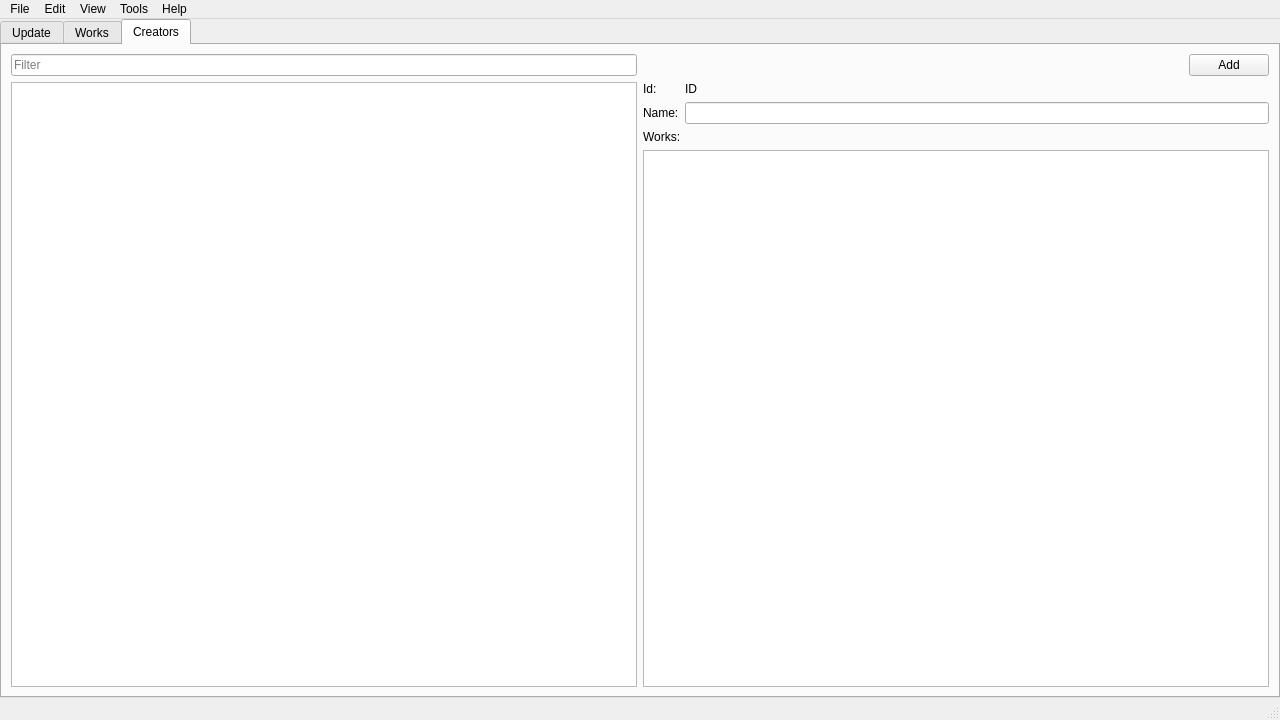
<?xml version="1.0" encoding="UTF-8"?>
<ui version="4.0">
 <class>MainWindow</class>
 <widget class="QMainWindow" name="MainWindow">
  <property name="geometry">
   <rect>
    <x>0</x>
    <y>0</y>
    <width>1280</width>
    <height>720</height>
   </rect>
  </property>
  <property name="minimumSize">
   <size>
    <width>640</width>
    <height>480</height>
   </size>
  </property>
  <property name="windowTitle">
   <string>Tracker</string>
  </property>
  <property name="windowIcon">
   <iconset resource="../../resources/resources.qrc">
    <normaloff>:/general/icon.ico</normaloff>:/general/icon.ico</iconset>
  </property>
  <widget class="QWidget" name="centralwidget">
   <layout class="QVBoxLayout" name="verticalLayout_4">
    <property name="spacing">
     <number>0</number>
    </property>
    <property name="leftMargin">
     <number>0</number>
    </property>
    <property name="topMargin">
     <number>0</number>
    </property>
    <property name="rightMargin">
     <number>0</number>
    </property>
    <property name="bottomMargin">
     <number>0</number>
    </property>
    <item>
     <widget class="QTabWidget" name="tabWidget">
      <property name="currentIndex">
       <number>2</number>
      </property>
      <widget class="QWidget" name="updateTab">
       <attribute name="title">
        <string>Update</string>
       </attribute>
       <layout class="QVBoxLayout" name="verticalLayout">
        <property name="spacing">
         <number>5</number>
        </property>
        <property name="leftMargin">
         <number>5</number>
        </property>
        <property name="topMargin">
         <number>5</number>
        </property>
        <property name="rightMargin">
         <number>5</number>
        </property>
        <property name="bottomMargin">
         <number>5</number>
        </property>
        <item>
         <widget class="QLineEdit" name="updateSearchLineEdit">
          <property name="minimumSize">
           <size>
            <width>0</width>
            <height>30</height>
           </size>
          </property>
          <property name="font">
           <font>
            <family>Consolas</family>
            <pointsize>11</pointsize>
            <kerning>true</kerning>
           </font>
          </property>
          <property name="placeholderText">
           <string>Search</string>
          </property>
          <property name="clearButtonEnabled">
           <bool>true</bool>
          </property>
         </widget>
        </item>
        <item>
         <widget class="QScrollArea" name="updateScrollArea">
          <property name="frameShape">
           <enum>QFrame::NoFrame</enum>
          </property>
          <property name="frameShadow">
           <enum>QFrame::Plain</enum>
          </property>
          <property name="lineWidth">
           <number>0</number>
          </property>
          <property name="verticalScrollBarPolicy">
           <enum>Qt::ScrollBarAsNeeded</enum>
          </property>
          <property name="horizontalScrollBarPolicy">
           <enum>Qt::ScrollBarAlwaysOff</enum>
          </property>
          <property name="widgetResizable">
           <bool>true</bool>
          </property>
          <property name="alignment">
           <set>Qt::AlignCenter</set>
          </property>
          <widget class="QWidget" name="updateContentsWidget">
           <property name="geometry">
            <rect>
             <x>0</x>
             <y>0</y>
             <width>1266</width>
             <height>587</height>
            </rect>
           </property>
           <layout class="QVBoxLayout" name="verticalLayout_2">
            <property name="spacing">
             <number>15</number>
            </property>
            <property name="leftMargin">
             <number>7</number>
            </property>
            <property name="topMargin">
             <number>7</number>
            </property>
            <property name="rightMargin">
             <number>7</number>
            </property>
            <property name="bottomMargin">
             <number>7</number>
            </property>
           </layout>
          </widget>
         </widget>
        </item>
       </layout>
      </widget>
      <widget class="QWidget" name="worksTab">
       <attribute name="title">
        <string>Works</string>
       </attribute>
       <layout class="QHBoxLayout" name="horizontalLayout_2" stretch="1,1">
        <item>
         <layout class="QVBoxLayout" name="verticalLayout_1">
          <item>
           <layout class="QHBoxLayout" name="horizontalLayout" stretch="3,1,1,1">
            <item>
             <widget class="QLineEdit" name="worksFilterLineEdit">
              <property name="enabled">
               <bool>true</bool>
              </property>
              <property name="placeholderText">
               <string>Filter</string>
              </property>
             </widget>
            </item>
            <item>
             <widget class="QComboBox" name="worksFilterStatusComboBox">
              <property name="currentIndex">
               <number>0</number>
              </property>
              <item>
               <property name="text">
                <string>Any Status</string>
               </property>
              </item>
              <item>
               <property name="text">
                <string>Reading</string>
               </property>
              </item>
              <item>
               <property name="text">
                <string>Completed</string>
               </property>
              </item>
             </widget>
            </item>
            <item>
             <widget class="QComboBox" name="worksFilterTypeComboBox">
              <item>
               <property name="text">
                <string>Any Type</string>
               </property>
              </item>
              <item>
               <property name="text">
                <string>Series</string>
               </property>
              </item>
              <item>
               <property name="text">
                <string>One Shot</string>
               </property>
              </item>
              <item>
               <property name="text">
                <string>Anthology</string>
               </property>
              </item>
             </widget>
            </item>
            <item>
             <widget class="QComboBox" name="worksFilterByComboBox">
              <property name="currentIndex">
               <number>0</number>
              </property>
              <item>
               <property name="text">
                <string>Name</string>
               </property>
              </item>
              <item>
               <property name="text">
                <string>Chapter</string>
               </property>
              </item>
              <item>
               <property name="text">
                <string>Creator</string>
               </property>
              </item>
              <item>
               <property name="text">
                <string>Grouping</string>
               </property>
              </item>
             </widget>
            </item>
           </layout>
          </item>
          <item>
           <widget class="QTableWidget" name="worksTableWidget">
            <property name="contextMenuPolicy">
             <enum>Qt::CustomContextMenu</enum>
            </property>
            <property name="editTriggers">
             <set>QAbstractItemView::NoEditTriggers</set>
            </property>
            <property name="alternatingRowColors">
             <bool>true</bool>
            </property>
            <property name="selectionMode">
             <enum>QAbstractItemView::SingleSelection</enum>
            </property>
            <property name="showGrid">
             <bool>false</bool>
            </property>
            <property name="gridStyle">
             <enum>Qt::NoPen</enum>
            </property>
            <property name="cornerButtonEnabled">
             <bool>false</bool>
            </property>
            <attribute name="verticalHeaderVisible">
             <bool>false</bool>
            </attribute>
            <attribute name="verticalHeaderHighlightSections">
             <bool>false</bool>
            </attribute>
            <column>
             <property name="text">
              <string>Name</string>
             </property>
            </column>
            <column>
             <property name="text">
              <string>Chapter</string>
             </property>
            </column>
           </widget>
          </item>
         </layout>
        </item>
        <item>
         <layout class="QVBoxLayout" name="verticalLayout_3">
          <item>
           <layout class="QHBoxLayout" name="horizontalLayout_3">
            <item>
             <spacer name="horizontalSpacer">
              <property name="orientation">
               <enum>Qt::Horizontal</enum>
              </property>
              <property name="sizeHint" stdset="0">
               <size>
                <width>40</width>
                <height>20</height>
               </size>
              </property>
             </spacer>
            </item>
            <item>
             <widget class="QPushButton" name="worksAddButton">
              <property name="sizePolicy">
               <sizepolicy hsizetype="Maximum" vsizetype="Fixed">
                <horstretch>0</horstretch>
                <verstretch>0</verstretch>
               </sizepolicy>
              </property>
              <property name="text">
               <string>Add</string>
              </property>
             </widget>
            </item>
           </layout>
          </item>
          <item>
           <layout class="QFormLayout" name="formLayout">
            <item row="0" column="0">
             <widget class="QLabel" name="label_15">
              <property name="text">
               <string>Id:</string>
              </property>
             </widget>
            </item>
            <item row="1" column="0">
             <widget class="QLabel" name="label_17">
              <property name="text">
               <string>Name:</string>
              </property>
             </widget>
            </item>
            <item row="1" column="1">
             <widget class="QLineEdit" name="worksNameLineEdit">
              <property name="enabled">
               <bool>false</bool>
              </property>
              <property name="sizePolicy">
               <sizepolicy hsizetype="Expanding" vsizetype="Fixed">
                <horstretch>0</horstretch>
                <verstretch>0</verstretch>
               </sizepolicy>
              </property>
             </widget>
            </item>
            <item row="2" column="0">
             <widget class="QLabel" name="label_18">
              <property name="text">
               <string>Status:</string>
              </property>
             </widget>
            </item>
            <item row="2" column="1">
             <widget class="QComboBox" name="worksStatusComboBox">
              <property name="enabled">
               <bool>false</bool>
              </property>
              <property name="sizePolicy">
               <sizepolicy hsizetype="Maximum" vsizetype="Fixed">
                <horstretch>0</horstretch>
                <verstretch>0</verstretch>
               </sizepolicy>
              </property>
              <item>
               <property name="text">
                <string>Reading</string>
               </property>
              </item>
              <item>
               <property name="text">
                <string>Completed</string>
               </property>
              </item>
             </widget>
            </item>
            <item row="3" column="0">
             <widget class="QLabel" name="label_19">
              <property name="text">
               <string>Type:</string>
              </property>
             </widget>
            </item>
            <item row="3" column="1">
             <widget class="QComboBox" name="worksTypeComboBox">
              <property name="enabled">
               <bool>false</bool>
              </property>
              <property name="sizePolicy">
               <sizepolicy hsizetype="Maximum" vsizetype="Fixed">
                <horstretch>0</horstretch>
                <verstretch>0</verstretch>
               </sizepolicy>
              </property>
              <item>
               <property name="text">
                <string>Series</string>
               </property>
              </item>
              <item>
               <property name="text">
                <string>One Shot</string>
               </property>
              </item>
              <item>
               <property name="text">
                <string>Anthology</string>
               </property>
              </item>
             </widget>
            </item>
            <item row="4" column="0">
             <widget class="QLabel" name="label_20">
              <property name="text">
               <string>Grouping:</string>
              </property>
             </widget>
            </item>
            <item row="4" column="1">
             <widget class="QLineEdit" name="worksGroupingLineEdit">
              <property name="enabled">
               <bool>false</bool>
              </property>
             </widget>
            </item>
            <item row="5" column="0">
             <widget class="QLabel" name="label_21">
              <property name="text">
               <string>Chapter:</string>
              </property>
             </widget>
            </item>
            <item row="5" column="1">
             <widget class="QLineEdit" name="worksChapterLineEdit">
              <property name="enabled">
               <bool>false</bool>
              </property>
             </widget>
            </item>
            <item row="6" column="0">
             <widget class="QLabel" name="label_22">
              <property name="text">
               <string>Updated:</string>
              </property>
             </widget>
            </item>
            <item row="6" column="1">
             <widget class="QLabel" name="worksUpdatedLabel">
              <property name="sizePolicy">
               <sizepolicy hsizetype="Preferred" vsizetype="Fixed">
                <horstretch>0</horstretch>
                <verstretch>0</verstretch>
               </sizepolicy>
              </property>
              <property name="text">
               <string>DATE</string>
              </property>
              <property name="textInteractionFlags">
               <set>Qt::LinksAccessibleByMouse|Qt::TextSelectableByMouse</set>
              </property>
             </widget>
            </item>
            <item row="7" column="0">
             <widget class="QLabel" name="label_24">
              <property name="text">
               <string>Added:</string>
              </property>
             </widget>
            </item>
            <item row="7" column="1">
             <widget class="QLabel" name="worksAddedLabel">
              <property name="sizePolicy">
               <sizepolicy hsizetype="Preferred" vsizetype="Fixed">
                <horstretch>0</horstretch>
                <verstretch>0</verstretch>
               </sizepolicy>
              </property>
              <property name="text">
               <string>DATE</string>
              </property>
              <property name="textInteractionFlags">
               <set>Qt::LinksAccessibleByMouse|Qt::TextSelectableByMouse</set>
              </property>
             </widget>
            </item>
            <item row="0" column="1">
             <widget class="QLabel" name="worksIdLabel">
              <property name="sizePolicy">
               <sizepolicy hsizetype="Preferred" vsizetype="Fixed">
                <horstretch>0</horstretch>
                <verstretch>0</verstretch>
               </sizepolicy>
              </property>
              <property name="text">
               <string>ID</string>
              </property>
              <property name="textInteractionFlags">
               <set>Qt::LinksAccessibleByMouse|Qt::TextSelectableByMouse</set>
              </property>
             </widget>
            </item>
           </layout>
          </item>
          <item>
           <layout class="QHBoxLayout" name="horizontalLayout_10" stretch="1,1">
            <item>
             <layout class="QVBoxLayout" name="verticalLayout_9">
              <property name="leftMargin">
               <number>2</number>
              </property>
              <property name="topMargin">
               <number>2</number>
              </property>
              <property name="rightMargin">
               <number>2</number>
              </property>
              <property name="bottomMargin">
               <number>2</number>
              </property>
              <item>
               <layout class="QHBoxLayout" name="horizontalLayout_14" stretch="3,1">
                <item>
                 <widget class="QLabel" name="label_10">
                  <property name="sizePolicy">
                   <sizepolicy hsizetype="Preferred" vsizetype="Minimum">
                    <horstretch>0</horstretch>
                    <verstretch>0</verstretch>
                   </sizepolicy>
                  </property>
                  <property name="text">
                   <string>Author(s):</string>
                  </property>
                 </widget>
                </item>
                <item>
                 <widget class="QPushButton" name="worksAuthorAddButton">
                  <property name="enabled">
                   <bool>false</bool>
                  </property>
                  <property name="sizePolicy">
                   <sizepolicy hsizetype="Minimum" vsizetype="Fixed">
                    <horstretch>0</horstretch>
                    <verstretch>0</verstretch>
                   </sizepolicy>
                  </property>
                  <property name="text">
                   <string>Add</string>
                  </property>
                 </widget>
                </item>
               </layout>
              </item>
              <item>
               <widget class="QListWidget" name="worksAuthorListWidget">
                <property name="enabled">
                 <bool>false</bool>
                </property>
                <property name="sizePolicy">
                 <sizepolicy hsizetype="Preferred" vsizetype="Preferred">
                  <horstretch>0</horstretch>
                  <verstretch>0</verstretch>
                 </sizepolicy>
                </property>
                <property name="frameShadow">
                 <enum>QFrame::Plain</enum>
                </property>
                <property name="lineWidth">
                 <number>2</number>
                </property>
                <property name="editTriggers">
                 <set>QAbstractItemView::DoubleClicked</set>
                </property>
                <property name="showDropIndicator" stdset="0">
                 <bool>false</bool>
                </property>
                <property name="alternatingRowColors">
                 <bool>true</bool>
                </property>
               </widget>
              </item>
              <item>
               <spacer name="verticalSpacer">
                <property name="orientation">
                 <enum>Qt::Vertical</enum>
                </property>
                <property name="sizeType">
                 <enum>QSizePolicy::Expanding</enum>
                </property>
                <property name="sizeHint" stdset="0">
                 <size>
                  <width>20</width>
                  <height>16777215</height>
                 </size>
                </property>
               </spacer>
              </item>
             </layout>
            </item>
            <item>
             <layout class="QVBoxLayout" name="verticalLayout_8">
              <property name="leftMargin">
               <number>2</number>
              </property>
              <property name="topMargin">
               <number>2</number>
              </property>
              <property name="rightMargin">
               <number>2</number>
              </property>
              <property name="bottomMargin">
               <number>2</number>
              </property>
              <item>
               <layout class="QHBoxLayout" name="horizontalLayout_15" stretch="3,1">
                <item>
                 <widget class="QLabel" name="label_11">
                  <property name="sizePolicy">
                   <sizepolicy hsizetype="Preferred" vsizetype="Minimum">
                    <horstretch>0</horstretch>
                    <verstretch>0</verstretch>
                   </sizepolicy>
                  </property>
                  <property name="text">
                   <string>Artist(s):</string>
                  </property>
                 </widget>
                </item>
                <item>
                 <widget class="QPushButton" name="worksArtistAddButton">
                  <property name="enabled">
                   <bool>false</bool>
                  </property>
                  <property name="text">
                   <string>Add</string>
                  </property>
                 </widget>
                </item>
               </layout>
              </item>
              <item>
               <widget class="QListWidget" name="worksArtistListWidget">
                <property name="enabled">
                 <bool>false</bool>
                </property>
                <property name="sizePolicy">
                 <sizepolicy hsizetype="Preferred" vsizetype="Preferred">
                  <horstretch>0</horstretch>
                  <verstretch>0</verstretch>
                 </sizepolicy>
                </property>
                <property name="frameShadow">
                 <enum>QFrame::Plain</enum>
                </property>
                <property name="lineWidth">
                 <number>2</number>
                </property>
                <property name="editTriggers">
                 <set>QAbstractItemView::DoubleClicked</set>
                </property>
                <property name="showDropIndicator" stdset="0">
                 <bool>false</bool>
                </property>
                <property name="alternatingRowColors">
                 <bool>true</bool>
                </property>
               </widget>
              </item>
              <item>
               <spacer name="verticalSpacer_2">
                <property name="orientation">
                 <enum>Qt::Vertical</enum>
                </property>
                <property name="sizeType">
                 <enum>QSizePolicy::Expanding</enum>
                </property>
                <property name="sizeHint" stdset="0">
                 <size>
                  <width>20</width>
                  <height>16777215</height>
                 </size>
                </property>
               </spacer>
              </item>
             </layout>
            </item>
           </layout>
          </item>
         </layout>
        </item>
       </layout>
      </widget>
      <widget class="QWidget" name="creatorsTab">
       <attribute name="title">
        <string>Creators</string>
       </attribute>
       <layout class="QHBoxLayout" name="horizontalLayout_5" stretch="1,1">
        <item>
         <layout class="QVBoxLayout" name="verticalLayout_5">
          <item>
           <widget class="QLineEdit" name="creatorsFilterLineEdit">
            <property name="placeholderText">
             <string>Filter</string>
            </property>
           </widget>
          </item>
          <item>
           <widget class="QListWidget" name="creatorsListWidget">
            <property name="contextMenuPolicy">
             <enum>Qt::CustomContextMenu</enum>
            </property>
            <property name="frameShadow">
             <enum>QFrame::Plain</enum>
            </property>
            <property name="lineWidth">
             <number>2</number>
            </property>
           </widget>
          </item>
         </layout>
        </item>
        <item>
         <layout class="QVBoxLayout" name="verticalLayout_6">
          <item>
           <layout class="QHBoxLayout" name="horizontalLayout_4">
            <item>
             <spacer name="horizontalSpacer_2">
              <property name="orientation">
               <enum>Qt::Horizontal</enum>
              </property>
              <property name="sizeHint" stdset="0">
               <size>
                <width>40</width>
                <height>20</height>
               </size>
              </property>
             </spacer>
            </item>
            <item>
             <widget class="QPushButton" name="creatorsAddButton">
              <property name="sizePolicy">
               <sizepolicy hsizetype="Maximum" vsizetype="Fixed">
                <horstretch>0</horstretch>
                <verstretch>0</verstretch>
               </sizepolicy>
              </property>
              <property name="text">
               <string>Add</string>
              </property>
             </widget>
            </item>
           </layout>
          </item>
          <item>
           <layout class="QFormLayout" name="formLayout_2">
            <item row="0" column="0">
             <widget class="QLabel" name="label">
              <property name="text">
               <string>Id:</string>
              </property>
             </widget>
            </item>
            <item row="0" column="1">
             <widget class="QLabel" name="creatorsIdLabel">
              <property name="text">
               <string>ID</string>
              </property>
             </widget>
            </item>
            <item row="1" column="0">
             <widget class="QLabel" name="label_3">
              <property name="text">
               <string>Name:</string>
              </property>
             </widget>
            </item>
            <item row="1" column="1">
             <widget class="QLineEdit" name="creatorsNameLineEdit"/>
            </item>
           </layout>
          </item>
          <item>
           <widget class="QLabel" name="label_4">
            <property name="text">
             <string>Works:</string>
            </property>
           </widget>
          </item>
          <item>
           <widget class="QListWidget" name="creatorsWorksListWidget">
            <property name="frameShadow">
             <enum>QFrame::Plain</enum>
            </property>
            <property name="lineWidth">
             <number>2</number>
            </property>
           </widget>
          </item>
         </layout>
        </item>
       </layout>
      </widget>
     </widget>
    </item>
   </layout>
  </widget>
  <widget class="QMenuBar" name="menubar">
   <property name="geometry">
    <rect>
     <x>0</x>
     <y>0</y>
     <width>1280</width>
     <height>25</height>
    </rect>
   </property>
   <widget class="QMenu" name="menuFile">
    <property name="title">
     <string>File</string>
    </property>
    <addaction name="actionNew"/>
    <addaction name="actionOpen"/>
    <addaction name="separator"/>
    <addaction name="actionClose"/>
    <addaction name="separator"/>
    <addaction name="actionExit"/>
   </widget>
   <widget class="QMenu" name="menuHelp">
    <property name="title">
     <string>Help</string>
    </property>
    <addaction name="actionHelp"/>
    <addaction name="separator"/>
    <addaction name="actionAbout"/>
   </widget>
   <widget class="QMenu" name="menuTools">
    <property name="title">
     <string>Tools</string>
    </property>
    <addaction name="actionSettings"/>
   </widget>
   <widget class="QMenu" name="menuEdit">
    <property name="title">
     <string>Edit</string>
    </property>
   </widget>
   <widget class="QMenu" name="menuView">
    <property name="title">
     <string>View</string>
    </property>
   </widget>
   <addaction name="menuFile"/>
   <addaction name="menuEdit"/>
   <addaction name="menuView"/>
   <addaction name="menuTools"/>
   <addaction name="menuHelp"/>
  </widget>
  <widget class="QStatusBar" name="statusBar"/>
  <action name="actionNew">
   <property name="text">
    <string>New</string>
   </property>
  </action>
  <action name="actionOpen">
   <property name="text">
    <string>Open</string>
   </property>
  </action>
  <action name="actionClose">
   <property name="text">
    <string>Close</string>
   </property>
  </action>
  <action name="actionExit">
   <property name="text">
    <string>Exit</string>
   </property>
  </action>
  <action name="actionSettings">
   <property name="text">
    <string>Settings</string>
   </property>
  </action>
  <action name="actionHelp">
   <property name="text">
    <string>Help</string>
   </property>
  </action>
  <action name="actionAbout">
   <property name="text">
    <string>About</string>
   </property>
  </action>
 </widget>
 <tabstops>
  <tabstop>updateSearchLineEdit</tabstop>
 </tabstops>
 <resources>
  <include location="../../resources/resources.qrc"/>
 </resources>
 <connections/>
</ui>
